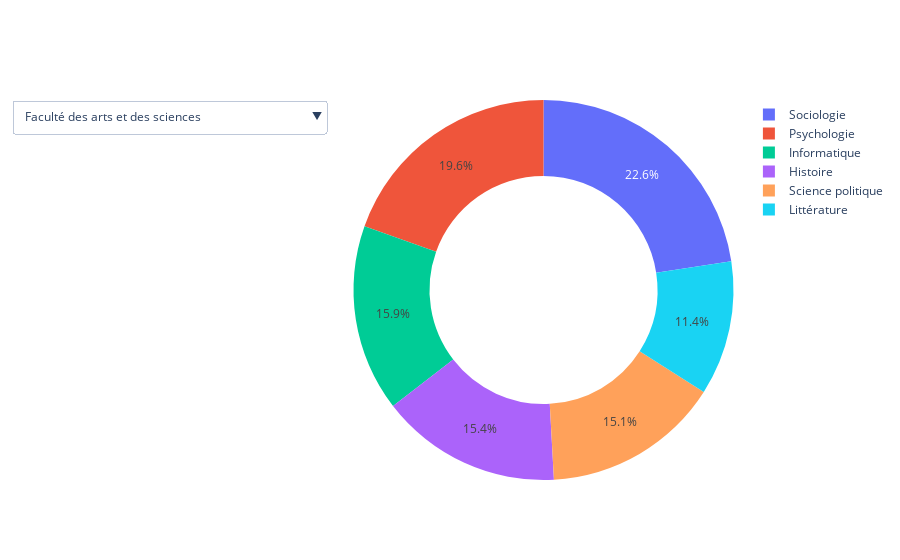

The notebook cell saved with this chart:
### Code cell
def groupOtherValues(df: pd.DataFrame, threshold: int = 6) -> pd.DataFrame:
    """
    Cette fonction prend en paramètre un objet DataFrame contenant une distirbution de fréquences et un nombre entier 
    représentant le nombre de valeurs à représenter dans un graphique. Elle retourne le DataFrame modifié en regroupant toutes 
    les autres valeurs dans une catégorie "Autre", permettant ainsi d'alléger la visualisaiton en réduisant le nombre de 
    catégories qui seornt affichées dans une visualisation.

    Par défaut, la fonction prend les 6 principales valeurs et groupe les autres dans la catégorie "Autre".
    
    À noter que la colonne contenant les fréquences associées aux catégories doit s'appeler 'count'.
    """
    top_values = df.head(threshold)
    other_values_count = df[threshold:]['count'].sum()
    col = df.columns[0]
    other_values = pd.DataFrame({col: ['Autre'], 'count': [other_values_count]})
    
    return pd.concat([top_values, other_values])

def generate_pie_chart(selected_faculty):
    filtered_df = faculty_discipline_counts[faculty_discipline_counts['affiliations.faculte.nom'] == selected_faculty]

    # Extraire les dix principales disciplines associées à une faculté
    filtered_df = filtered_df.sort_values(by='count', ascending=False)
    filtered_df = groupOtherValues(filtered_df, 6)[:6]
    fig = go.Figure(go.Pie(
        labels= filtered_df['expertise.disciplines.nom'], 
        values = filtered_df['count'],
        hole = 0.6)
    )
    return fig

# Create a figure for each category
figs = {
    c: generate_pie_chart(c).update_traces(name=c, visible=False)
    for c in faculty_discipline_counts['affiliations.faculte.nom'].unique()
}

fig = go.Figure()

# Default category
defaultcat = faculty_discipline_counts['affiliations.faculte.nom'].unique()[0]
fig.add_traces(figs[defaultcat].data).update_traces(visible=True)

# integrate figures per category into one figure
for k in figs.keys():
    if k != defaultcat:
        fig.add_traces(figs[k].data)

# finally build dropdown menu
fig.update_layout(
    updatemenus=[
        {
            "buttons": [
                {
                    "label": k,
                    "method": "update",
                    
                    # list comprehension for which traces are visible
                    "args": [{"visible": [kk == k for kk in figs.keys()]}],
                }
                for k in figs.keys()
            ]
        }
    ]
).show()

### Figure 1 — Plotly figure (JSON) as saved in the notebook; plotly's stock layout.template omitted (floating-point values rounded to 4 significant figures)
{"data": [{"hole": 0.6, "labels": ["Sociologie", "Psychologie", "Informatique", "Histoire", "Science politique", "Littérature"], "name": "Faculté des arts et des sciences", "type": "pie", "values": [142, 123, 100, 97, 95, 72], "visible": true}, {"hole": 0.6, "labels": ["Biologie moléculaire", "Neurosciences", "Ophtalmologie", "Oncologie", "Immunologie", "Cardiologie"], "name": "Faculté de médecine", "type": "pie", "values": [138, 115, 76, 69, 68, 66], "visible": false}, {"hole": 0.6, "labels": ["Médecine vétérinaire", "Biologie et autres sciences connexes", "Épidémiologie et biostatistique", "Microbiologie", "Biologie moléculaire", "Santé publique"], "name": "Faculté de médecine vétérinaire", "type": "pie", "values": [100, 20, 20, 19, 17, 12], "visible": false}, {"hole": 0.6, "labels": ["Médecine préventive", "Santé publique", "Épidémiologie et biostatistique", "Administration de la santé", "Eau et environnement", "Sociologie"], "name": "École de santé publique", "type": "pie", "values": [78, 75, 51, 19, 9, 9], "visible": false}, {"hole": 0.6, "labels": ["Droit", "Sociologie", "Économie", "Communication", "Science politique", "Administration publique"], "name": "Faculté de droit", "type": "pie", "values": [71, 6, 5, 3, 3, 2], "visible": false}, {"hole": 0.6, "labels": ["Sciences infirmières", "Santé publique", "Éducation", "Psychiatrie", "Administration de la santé", "Sociologie"], "name": "Faculté des sciences infirmières", "type": "pie", "values": [66, 17, 13, 5, 5, 4], "visible": false}, {"hole": 0.6, "labels": ["Musique", "Musicologie", "Enseignement des arts", "Histoire des arts", "Histoire", "Sémiologie"], "name": "Faculté de musique", "type": "pie", "values": [54, 20, 14, 5, 4, 3], "visible": false}, {"hole": 0.6, "labels": ["Aménagement", "Architecture", "Urbanisme", "Design", "Études urbaines", "Environnement et développement durable"], "name": "Faculté de l'aménagement", "type": "pie", "values": [47, 29, 23, 21, 16, 11], "visible": false}, {"hole": 0.6, "labels": ["Éducation", "Didactique", "Psychopédagogie", "Sociologie", "Andragogie", "Administration scolaire"], "name": "Faculté des sciences de l'éducation", "type": "pie", "values": [44, 30, 23, 17, 13, 11], "visible": false}, {"hole": 0.6, "labels": ["Pharmacologie", "Pharmacie", "Épidémiologie et biostatistique", "Santé publique", "Cardiologie", "Sciences biomédicales"], "name": "Faculté de pharmacie", "type": "pie", "values": [43, 24, 8, 7, 5, 4], "visible": false}, {"hole": 0.6, "labels": ["Médecine dentaire", "Stomatologie", "Dentisterie de restauration", "Santé buccale", "Neurosciences", "Dentisterie pédiatrique"], "name": "Faculté de médecine dentaire", "type": "pie", "values": [37, 11, 7, 6, 6, 4], "visible": false}, {"hole": 0.6, "labels": ["Optométrie", "Neurosciences", "Ophtalmologie", "Physiologie", "Pharmacologie", "Psychologie"], "name": "École d'optométrie", "type": "pie", "values": [31, 11, 9, 6, 4, 4], "visible": false}, {"hole": 0.6, "labels": ["Gérontologie", "Anthropologie", "Criminologie", "Psychologie", "Médecine préventive", "Psychoéducation"], "name": "Faculté de l'éducation permanente", "type": "pie", "values": [1, 1, 1, 1, 1, 1], "visible": false}, {"hole": 0.6, "labels": ["Pharmacologie", "Neurosciences", null], "name": "Faculté des études supérieures et postdoctorales", "type": "pie", "values": [1, 1, 0], "visible": false}], "layout": {"updatemenus": [{"buttons": [{"args": [{"visible": [true, false, false, false, false, false, false, false, false, false, false, false, false, false]}], "label": "Faculté des arts et des sciences", "method": "update"}, {"args": [{"visible": [false, true, false, false, false, false, false, false, false, false, false, false, false, false]}], "label": "Faculté de médecine", "method": "update"}, {"args": [{"visible": [false, false, true, false, false, false, false, false, false, false, false, false, false, false]}], "label": "Faculté de médecine vétérinaire", "method": "update"}, {"args": [{"visible": [false, false, false, true, false, false, false, false, false, false, false, false, false, false]}], "label": "École de santé publique", "method": "update"}, {"args": [{"visible": [false, false, false, false, true, false, false, false, false, false, false, false, false, false]}], "label": "Faculté de droit", "method": "update"}, {"args": [{"visible": [false, false, false, false, false, true, false, false, false, false, false, false, false, false]}], "label": "Faculté des sciences infirmières", "method": "update"}, {"args": [{"visible": [false, false, false, false, false, false, true, false, false, false, false, false, false, false]}], "label": "Faculté de musique", "method": "update"}, {"args": [{"visible": [false, false, false, false, false, false, false, true, false, false, false, false, false, false]}], "label": "Faculté de l'aménagement", "method": "update"}, {"args": [{"visible": [false, false, false, false, false, false, false, false, true, false, false, false, false, false]}], "label": "Faculté des sciences de l'éducation", "method": "update"}, {"args": [{"visible": [false, false, false, false, false, false, false, false, false, true, false, false, false, false]}], "label": "Faculté de pharmacie", "method": "update"}, {"args": [{"visible": [false, false, false, false, false, false, false, false, false, false, true, false, false, false]}], "label": "Faculté de médecine dentaire", "method": "update"}, {"args": [{"visible": [false, false, false, false, false, false, false, false, false, false, false, true, false, false]}], "label": "École d'optométrie", "method": "update"}, {"args": [{"visible": [false, false, false, false, false, false, false, false, false, false, false, false, true, false]}], "label": "Faculté de l'éducation permanente", "method": "update"}, {"args": [{"visible": [false, false, false, false, false, false, false, false, false, false, false, false, false, true]}], "label": "Faculté des études supérieures et postdoctorales", "method": "update"}]}]}}
